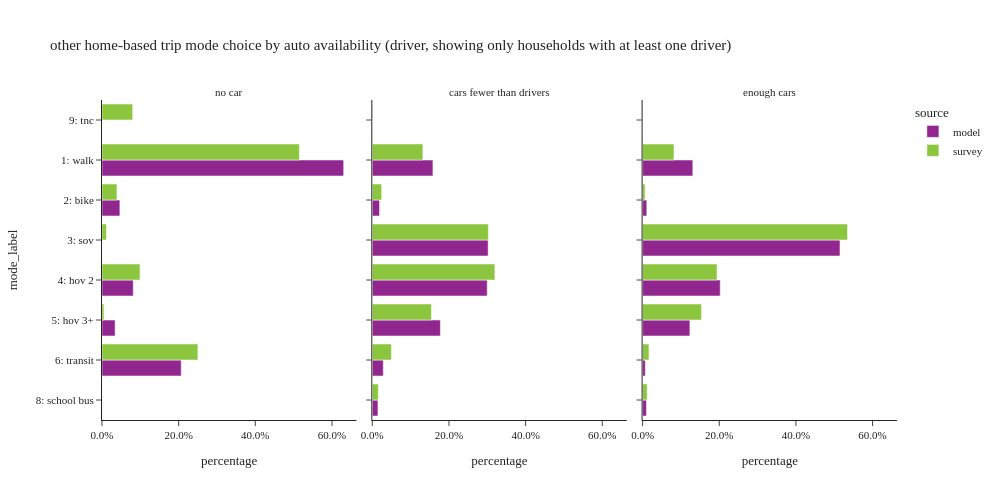

Notebook source saved alongside this figure:
### Code cell
plot_mode_choice(hb_trip.loc[hb_trip['auto_available_driver'] != "no dirver"], "auto_available_driver",
                 {"auto_available_driver": ["no car", "cars fewer than drivers", "enough cars"],
                  "mode_label":["1: walk","2: bike","3: sov","4: hov 2","5: hov 3+","6: transit",
                                   "8: school bus","9: otherÃ¢â‚¬â€œsurvey only"]},
                 "auto availability (driver, showing only households with at least one driver)", 3, 500, 1000)

### Figure 1 — Plotly figure (JSON) as saved in the notebook; plotly's stock layout.template omitted (floating-point values rounded to 4 significant figures)
{"data": [{"alignmentgroup": "True", "customdata": [[352032], [26046], [45532], [19097], [115413], [173]], "hovertemplate": "source=model<br>auto_available_driver=no car<br>percentage=%{x}<br>mode_label=%{y}<br>sample count=%{customdata[0]}<extra></extra>", "legendgroup": "model", "marker": {"color": "#91268F", "pattern": {"shape": ""}}, "name": "model", "offsetgroup": "model", "orientation": "h", "showlegend": true, "textposition": "auto", "type": "bar", "x": [0.6306, 0.04665, 0.08156, 0.03421, 0.2067, 0.0003099], "xaxis": "x", "y": ["1: walk", "2: bike", "4: hov 2", "5: hov 3+", "6: transit", "8: school bus"], "yaxis": "y"}, {"alignmentgroup": "True", "customdata": [[515256], [61545], [984467], [976526], [578586], [93214], [47726]], "hovertemplate": "source=model<br>auto_available_driver=cars fewer than drivers<br>percentage=%{x}<br>mode_label=%{y}<br>sample count=%{customdata[0]}<extra></extra>", "legendgroup": "model", "marker": {"color": "#91268F", "pattern": {"shape": ""}}, "name": "model", "offsetgroup": "model", "orientation": "h", "showlegend": false, "textposition": "auto", "type": "bar", "x": [0.1582, 0.01889, 0.3022, 0.2998, 0.1776, 0.02862, 0.01465], "xaxis": "x2", "y": ["1: walk", "2: bike", "3: sov", "4: hov 2", "5: hov 3+", "6: transit", "8: school bus"], "yaxis": "y2"}, {"alignmentgroup": "True", "customdata": [[1045842], [87323], [4109482], [1615486], [984548], [56714], [80535]], "hovertemplate": "source=model<br>auto_available_driver=enough cars<br>percentage=%{x}<br>mode_label=%{y}<br>sample count=%{customdata[0]}<extra></extra>", "legendgroup": "model", "marker": {"color": "#91268F", "pattern": {"shape": ""}}, "name": "model", "offsetgroup": "model", "orientation": "h", "showlegend": false, "textposition": "auto", "type": "bar", "x": [0.1311, 0.01094, 0.515, 0.2024, 0.1234, 0.007107, 0.01009], "xaxis": "x3", "y": ["1: walk", "2: bike", "3: sov", "4: hov 2", "5: hov 3+", "6: transit", "8: school bus"], "yaxis": "y3"}, {"alignmentgroup": "True", "customdata": [[859], [109], [44], [73], [37], [347], [3], [37]], "hovertemplate": "source=survey<br>auto_available_driver=no car<br>percentage=%{x}<br>mode_label=%{y}<br>sample count=%{customdata[0]}<extra></extra>", "legendgroup": "survey", "marker": {"color": "#8CC63E", "pattern": {"shape": ""}}, "name": "survey", "offsetgroup": "survey", "orientation": "h", "showlegend": true, "textposition": "auto", "type": "bar", "x": [0.515, 0.03895, 0.01153, 0.09904, 0.005051, 0.2502, 0.0002169, 0.08003], "xaxis": "x", "y": ["1: walk", "2: bike", "3: sov", "4: hov 2", "5: hov 3+", "6: transit", "8: school bus", "9: tnc"], "yaxis": "y"}, {"alignmentgroup": "True", "customdata": [[907], [162], [1129], [925], [650], [173], [43], [9]], "hovertemplate": "source=survey<br>auto_available_driver=cars fewer than drivers<br>percentage=%{x}<br>mode_label=%{y}<br>sample count=%{customdata[0]}<extra></extra>", "legendgroup": "survey", "marker": {"color": "#8CC63E", "pattern": {"shape": ""}}, "name": "survey", "offsetgroup": "survey", "orientation": "h", "showlegend": false, "textposition": "auto", "type": "bar", "x": [0.132, 0.02449, 0.3028, 0.3199, 0.1544, 0.04974, 0.01561, 0.001219], "xaxis": "x2", "y": ["1: walk", "2: bike", "3: sov", "4: hov 2", "5: hov 3+", "6: transit", "8: school bus", "9: tnc"], "yaxis": "y2"}, {"alignmentgroup": "True", "customdata": [[1324], [157], [4693], [1859], [997], [168], [90], [14]], "hovertemplate": "source=survey<br>auto_available_driver=enough cars<br>percentage=%{x}<br>mode_label=%{y}<br>sample count=%{customdata[0]}<extra></extra>", "legendgroup": "survey", "marker": {"color": "#8CC63E", "pattern": {"shape": ""}}, "name": "survey", "offsetgroup": "survey", "orientation": "h", "showlegend": false, "textposition": "auto", "type": "bar", "x": [0.08183, 0.006437, 0.5347, 0.1943, 0.1536, 0.01656, 0.01198, 0.0005926], "xaxis": "x3", "y": ["1: walk", "2: bike", "3: sov", "4: hov 2", "5: hov 3+", "6: transit", "8: school bus", "9: tnc"], "yaxis": "y3"}], "layout": {"annotations": [{"font": {}, "showarrow": false, "text": "no car", "x": 0.16, "xanchor": "center", "xref": "paper", "y": 1.0, "yanchor": "bottom", "yref": "paper"}, {"font": {}, "showarrow": false, "text": "cars fewer than drivers", "x": 0.5, "xanchor": "center", "xref": "paper", "y": 1.0, "yanchor": "bottom", "yref": "paper"}, {"font": {}, "showarrow": false, "text": "enough cars", "x": 0.84, "xanchor": "center", "xref": "paper", "y": 1.0, "yanchor": "bottom", "yref": "paper"}], "barmode": "group", "height": 500, "legend": {"title": {"text": "source"}, "tracegroupgap": 0}, "title": {"text": "other home-based trip mode choice by auto availability (driver, showing only households with at least one driver)"}, "width": 1000, "xaxis": {"anchor": "y", "domain": [0.0, 0.32], "tickformat": ".1%", "title": {"text": "percentage"}}, "xaxis2": {"anchor": "y2", "domain": [0.34, 0.66], "matches": "x", "tickformat": ".1%", "title": {"text": "percentage"}}, "xaxis3": {"anchor": "y3", "domain": [0.68, 1.0], "matches": "x", "tickformat": ".1%", "title": {"text": "percentage"}}, "yaxis": {"anchor": "x", "categoryarray": ["9: otherÃ¢â‚¬â€œsurvey only", "8: school bus", "6: transit", "5: hov 3+", "4: hov 2", "3: sov", "2: bike", "1: walk"], "categoryorder": "array", "domain": [0.0, 1.0], "title": {"text": "mode_label"}}, "yaxis2": {"anchor": "x2", "domain": [0.0, 1.0], "matches": "y", "showticklabels": false}, "yaxis3": {"anchor": "x3", "domain": [0.0, 1.0], "matches": "y", "showticklabels": false}}}
